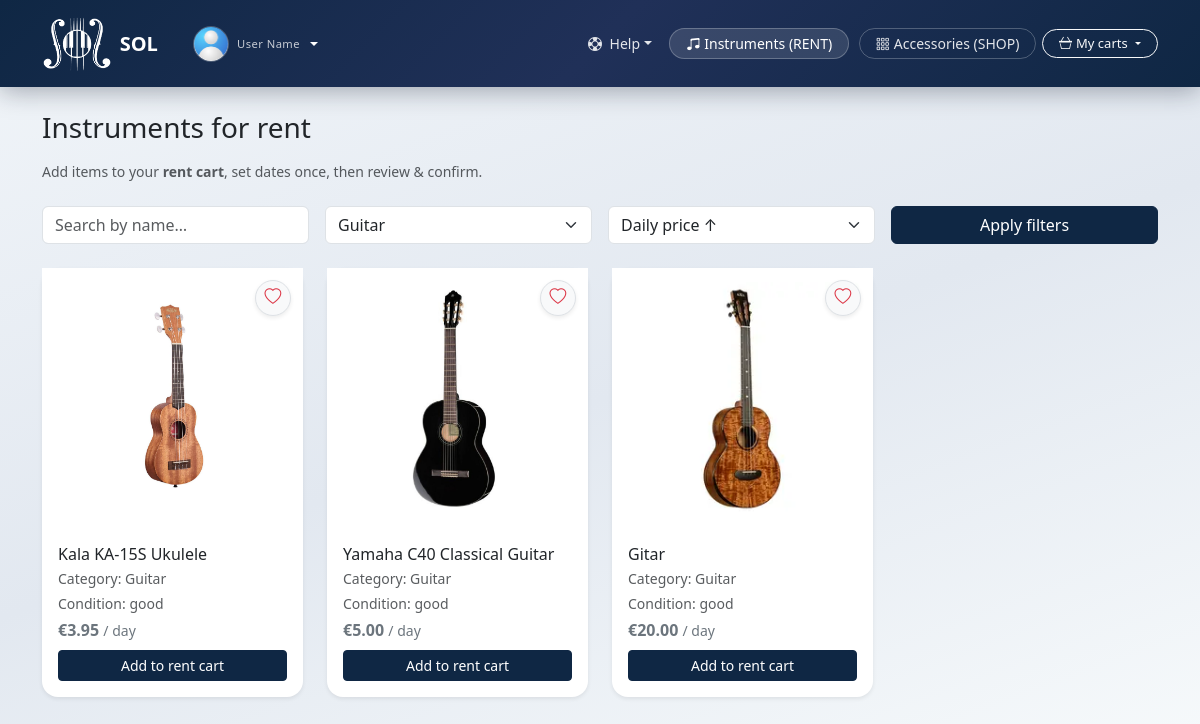
The page /rent/rentcatalog.php?category=3 (signed in) on the database its author committed.
### tables this page shows
CREATE TABLE IF NOT EXISTS `users` (
  `id` int(11) NOT NULL AUTO_INCREMENT,
  `first_name` varchar(255) NOT NULL,
  `last_name` varchar(255) NOT NULL,
  `pass` varchar(255) NOT NULL,
  `email` varchar(255) NOT NULL,
  `dob` date DEFAULT NULL,
  `picture` varchar(255) DEFAULT 'avatar.png',
  `status` varchar(10) NOT NULL DEFAULT 'user',
  `account_blocked` tinyint(1) NOT NULL DEFAULT 0,
  PRIMARY KEY (`id`),
  UNIQUE KEY `uk_users_email` (`email`)
);

CREATE TABLE IF NOT EXISTS `instruments` (
  `id` int(11) NOT NULL AUTO_INCREMENT,
  `category_id` int(11) DEFAULT NULL,
  `name` varchar(120) NOT NULL,
  `daily_price` decimal(10,2) NOT NULL,
  `condition` enum('excellent','good','fair','needs_service') NOT NULL DEFAULT 'good',
  `description` text DEFAULT NULL,
  `image_url` varchar(255) DEFAULT NULL,
  `is_active` tinyint(1) NOT NULL DEFAULT 1,
  `created_at` timestamp NULL DEFAULT current_timestamp(),
  `updated_at` timestamp NULL DEFAULT current_timestamp() ON UPDATE current_timestamp(),
  PRIMARY KEY (`id`),
  KEY `idx_instruments_category` (`category_id`),
  KEY `idx_instruments_name` (`name`),
  KEY `idx_instruments_active` (`is_active`)
);

### rent/rentcatalog.php (the view, shortened to what the rows shown need)
<?php
require_once dirname(__DIR__) . "/includes/app.php";
require_once dirname(__DIR__) . "/includes/rental_helpers.php";
$searchQuery = trim($_GET["q"] ?? "");
$sortOption = $_GET["sort"] ?? "price_asc";
$categoryFilter = isset($_GET["category"]) ? (int)$_GET["category"] : 0;
$hasCategory = sol_db_column_exists($connect, "instruments", "category_id") && sol_db_table_exists($connect, "categories");
$categories = [];
if ($hasCategory) {
    $cr = $connect->query("SELECT id, name FROM categories ORDER BY name ASC");
    $categories = $cr ? $cr->fetch_all(MYSQLI_ASSOC) : [];
}
$categoryNameById = [];
foreach ($categories as $cRow) {
    $categoryNameById[(int)($cRow["id"] ?? 0)] = (string)($cRow["name"] ?? "");
}
$orderSql = $sortOption === "price_desc" ? "ORDER BY daily_price DESC" : "ORDER BY daily_price ASC";
$instruments = [];
if ($searchQuery !== "") {
    $like = "%" . sol_rental_like_fragment($searchQuery) . "%";
    if ($hasCategory && $categoryFilter > 0) {
        $st = $connect->prepare("SELECT * FROM instruments WHERE is_active = 1 AND category_id = ? AND name LIKE ? " . $orderSql);
        $st->bind_param("is", $categoryFilter, $like);
    } else {
        $st = $connect->prepare("SELECT * FROM instruments WHERE is_active = 1 AND name LIKE ? " . $orderSql);
        $st->bind_param("s", $like);
    }
    $st->execute();
    $instruments = $st->get_result()->fetch_all(MYSQLI_ASSOC);
    $st->close();
} else {
    if ($hasCategory && $categoryFilter > 0) {
        $st = $connect->prepare("SELECT * FROM instruments WHERE is_active = 1 AND category_id = ? " . $orderSql);
        $st->bind_param("i", $categoryFilter);
        $st->execute();
        $instruments = $st->get_result()->fetch_all(MYSQLI_ASSOC);
    } else {
        $result = $connect->query("SELECT * FROM instruments WHERE is_active = 1 " . $orderSql);
        $instruments = $result ? $result->fetch_all(MYSQLI_ASSOC) : [];
    }
}
require_once dirname(__DIR__) . "/includes/partials/wishlist_fab.php";
$wishMembers = [];
if (isset($_SESSION["user"]) && !isset($_SESSION["adm"]) && $instruments !== []) {
    $uidW = sol_current_uid();
    $iids = array_map(static fn (array $r): int => (int)($r["id"] ?? 0), $instruments);
    $wishMembers = sol_wishlist_membership($connect, $uidW, "instrument", $iids);
}
$nav_role = isset($_SESSION["adm"]) ? "admin" : "user";
$active_nav = "catalog_rent";
require_once dirname(__DIR__) . "/includes/layout_top.php";
?>
<div class="container py-4" style="max-width: 1140px;">
    <h1 class="h3 mb-3">Instruments for rent</h1>
    <div class="row g-4">
        <?php foreach ($instruments as $row): ?>
            <?php
            $iid = (int)$row["id"];
            $catLabel = "";
            if ($hasCategory) {
                $catLabel = trim((string)($categoryNameById[(int)($row["category_id"] ?? 0)] ?? ""));
            }
            ?>
            <div class="col-sm-6 col-lg-3">
                <div class="card border-0 shadow-sm h-100 position-relative sol-card-shell sol-shop-product-card">
                    <div class="sol-catalog-card-inner">
                        <div class="sol-square-product-media">
                            <img src="<?= htmlspecialchars(sol_url("pictures/" . ($row["image_url"] ?? "instrument.jpg")), ENT_QUOTES, "UTF-8") ?>" class="card-img-top sol-square-product-img" alt="">
                        </div>
                        <div class="sol-catalog-wish-fab">
                            <?php sol_render_wishlist_fab("instrument", $iid, isset($wishMembers[$iid])); ?>
                        </div>
                    </div>
                    <div class="card-body d-flex flex-column pt-3 pb-2">
                        <h3 class="h6 card-title mb-1"><?= htmlspecialchars($row["name"] ?? "", ENT_QUOTES, "UTF-8") ?></h3>
                        <?php if ($catLabel !== ""): ?>
                            <p class="text-muted small mb-1">Category: <?= htmlspecialchars($catLabel, ENT_QUOTES, "UTF-8") ?></p>
                        <?php endif; ?>
                        <p class="text-muted small mb-1">Condition: <?= htmlspecialchars($row["condition"] ?? "", ENT_QUOTES, "UTF-8") ?></p>
                        <p class="fw-semibold text-secondary mb-0">€<?= htmlspecialchars((string)($row["daily_price"] ?? ""), ENT_QUOTES, "UTF-8") ?> <span class="fw-normal small">/ day</span></p>
                    </div>
                    <div class="card-body border-top-0 pt-0 sol-catalog-card-actions">
                        <form method="post" class="sol-ajax-cart">
                            <button type="submit" name="add_to_rent_cart" class="btn btn-primary btn-sm w-100">Add to rent cart</button>
                        </form>
                    </div>
                </div>
            </div>
        <?php endforeach; ?>
    </div>
</div>
<?php require_once dirname(__DIR__) . "/includes/layout_bottom.php";

### includes/partials/navbar.php (shortened to what the rows shown need)
<?php
$homeUrl = sol_url("index.php");
$isGuest = $nav_role === "guest";
$isAuth = $nav_role === "auth";
$isUser = $nav_role === "user";
$isAdmin = $nav_role === "admin";
$brandHref = $isAdmin ? sol_url("admin/dashboard.php") : ($isGuest ? $homeUrl : sol_url("account/home.php"));
$brandLabel = $isAdmin ? "SOL Admin" : "SOL";
?>
<nav class="navbar navbar-expand-lg sol-navbar py-3" data-bs-theme="dark">
    <div class="container" style="max-width: 1140px;">
        <?php if ($isGuest || $isAuth): ?>
        <a class="navbar-brand d-flex align-items-center gap-2 gap-md-3 text-white text-decoration-none mb-0" href="<?= htmlspecialchars($brandHref, ENT_QUOTES, "UTF-8") ?>">
            <img src="<?= htmlspecialchars(sol_url("info/sol-logo.png"), ENT_QUOTES, "UTF-8") ?>" alt="SOL" class="sol-navbar-logo flex-shrink-0">
            <span class="d-flex flex-column lh-1">
                <span class="fw-semibold"><?= htmlspecialchars($brandLabel, ENT_QUOTES, "UTF-8") ?></span>
            </span>
        </a>
        <?php else: ?>
        <div class="d-flex align-items-center gap-2 gap-md-3 me-2 me-lg-3 flex-shrink-1 min-w-0 sol-navbar-brand-cluster">
            <a class="navbar-brand d-flex align-items-center gap-2 text-white text-decoration-none mb-0 py-0" href="<?= htmlspecialchars($brandHref, ENT_QUOTES, "UTF-8") ?>">
                <img src="<?= htmlspecialchars(sol_url("info/sol-logo.png"), ENT_QUOTES, "UTF-8") ?>" alt="SOL" class="sol-navbar-logo flex-shrink-0">
                <span class="fw-semibold d-none d-sm-inline"><?= htmlspecialchars($brandLabel, ENT_QUOTES, "UTF-8") ?></span>
            </a>
            <div class="dropdown">
                <a class="sol-navbar-user-toggle d-flex align-items-center gap-2 text-white text-decoration-none dropdown-toggle <?= ($isUser && $active_nav === "profile") ? "active" : "" ?>"
                   href="#" id="solNavbarUserMenu" role="button" data-bs-toggle="dropdown" data-bs-auto-close="true" aria-expanded="false" aria-label="Account menu">
                    <img src="<?= htmlspecialchars(sol_url("pictures/" . $userPictureNav), ENT_QUOTES, "UTF-8") ?>"
                         width="36" height="36" alt=""
                         class="rounded-circle border border-light border-opacity-25 object-fit-cover flex-shrink-0">
                    <span class="d-flex flex-column lh-1 text-start min-w-0 d-none d-sm-flex">
                        <span class="sol-brand-sub text-truncate" style="max-width: 9.5rem"><?= htmlspecialchars($displayNameNav, ENT_QUOTES, "UTF-8") ?></span>
                    </span>
                </a>
            </div>
        </div>
        <?php endif; ?>
    </div>
</nav>

### includes/partials/wishlist_fab.php (shortened to what the rows shown need)
<?php
function sol_render_wishlist_fab(string $itemType, int $itemId, bool $inWishlist): void
{
    $dataWish = $itemType === "instrument" ? "instrument" : "product";
    ?>
    <div class="sol-wishlist-add-wrap sol-wishlist-fab">
        <?php if ($inWishlist): ?>
            <form method="post" class="sol-ajax-cart" data-sol-wish-type="<?= htmlspecialchars($dataWish, ENT_QUOTES, "UTF-8") ?>">
                <?= sol_csrf_field() ?>
                <input type="hidden" name="id" value="<?= $itemId ?>">
                <button type="submit" name="remove_from_wishlist" value="1" class="btn rounded-circle sol-wishlist-fab-btn sol-wishlist-fab-btn--saved shadow-sm border-0" title="Remove from wishlist" aria-label="Remove from wishlist"><i class="bi bi-heart-fill"></i></button>
            </form>
        <?php else: ?>
            <form method="post" class="sol-ajax-cart" data-sol-wish-type="<?= htmlspecialchars($dataWish, ENT_QUOTES, "UTF-8") ?>">
                <button type="submit" name="add_to_wishlist" value="1" class="btn btn-light border rounded-circle sol-wishlist-fab-btn shadow-sm" title="Add to wishlist" aria-label="Add to wishlist"><i class="bi bi-heart text-danger"></i></button>
            </form>
        <?php endif; ?>
    </div>
    <?php
}

### rows shown on the page
users: picture (picture), displayNameNav "User Name"
instruments: image_url (picture), name "Kala KA-15S Ukulele", category "Guitar", condition "good", daily_price "3.95"
instruments: image_url (picture), name "Yamaha C40 Classical Guitar", category "Guitar", condition "good", daily_price "5.00"
instruments: image_url (picture), name "Gitar", category "Guitar", condition "good", daily_price "20.00"

### other values the page prints
$brandLabel "SOL"
form field category "Guitar"
